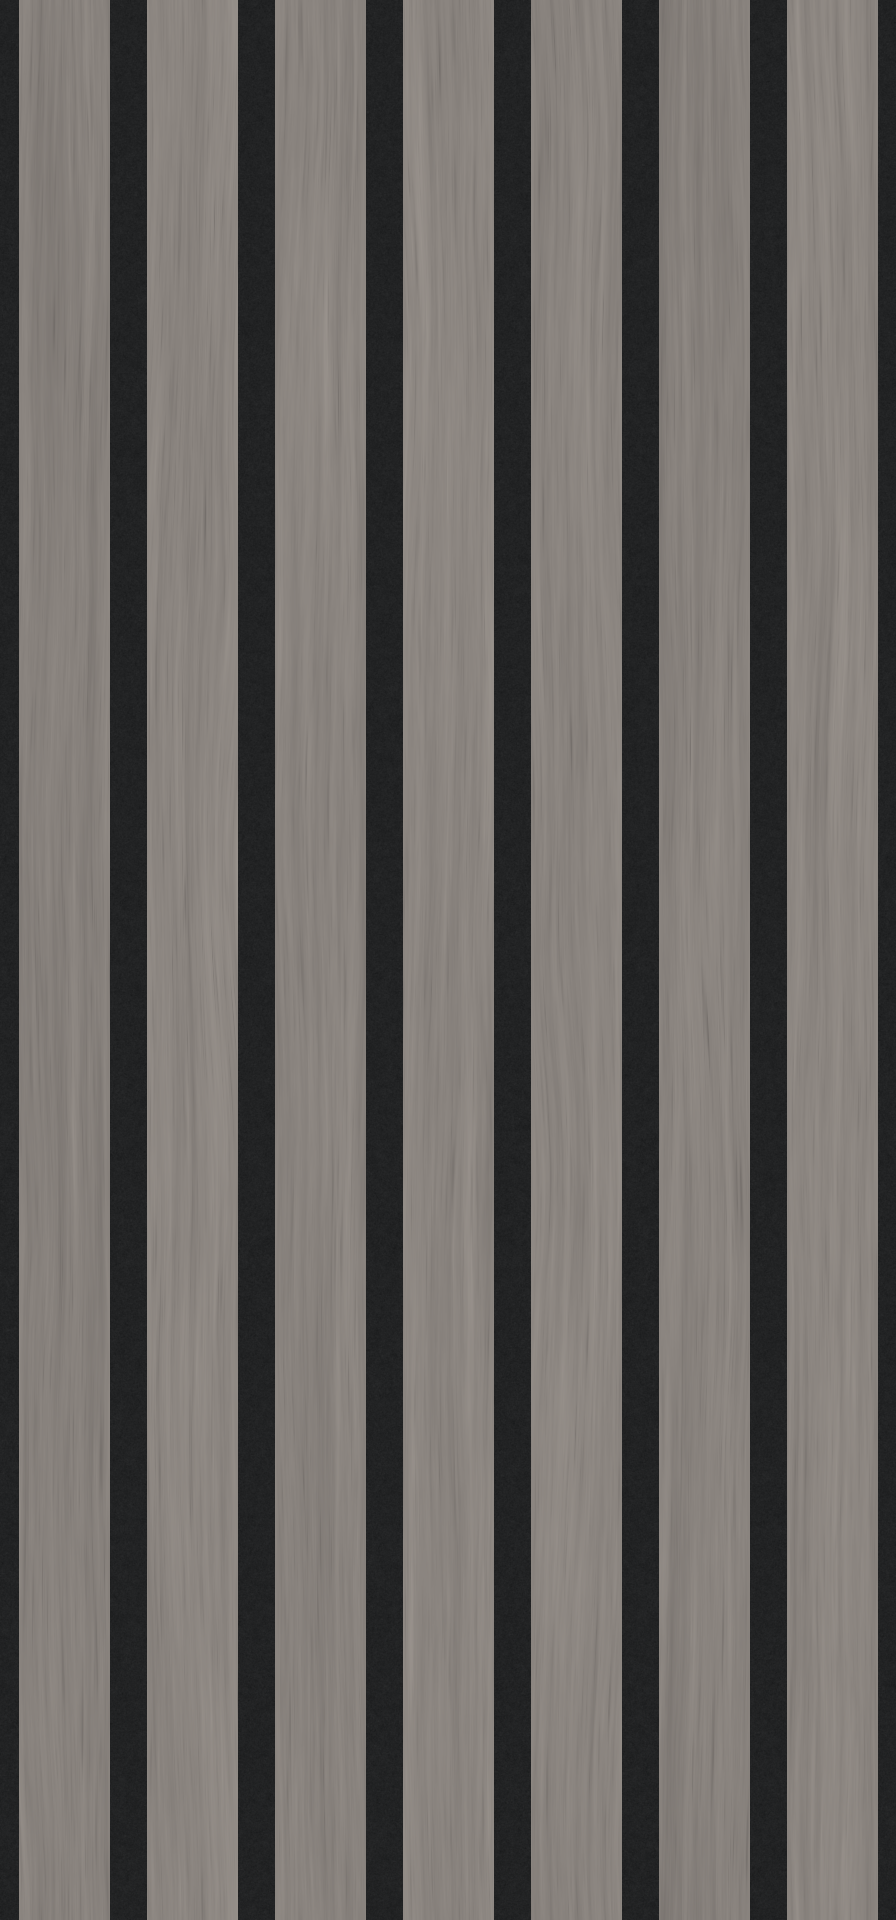

Reproduce this figure in Python.
import json
from pathlib import Path

import numpy as np
from PIL import Image, ImageDraw
from scipy.ndimage import gaussian_filter, map_coordinates

ROOT = Path(__file__).resolve().parent
rng = np.random.default_rng(2718)
W, H = 896, 1920
FACE, GAP, COUNT = 1.20, 0.49, 7
PITCH = FACE + GAP
WIDTH, HEIGHT = COUNT * PITCH, 25.35
DX, DY = WIDTH / W, HEIGHT / H


def field(sy, sx):
    a = gaussian_filter(rng.normal(size=(H, W)), (sy, sx), mode='wrap')
    return a / a.std()


def save(name, a):
    Image.fromarray(np.uint8(np.clip(a, 0, 255))).save(ROOT / name)


# All filters and coordinate warps wrap, including at the grain's vertical join.
y, x = np.mgrid[:H, :W]
u = x * DX
phase = (u - GAP / 2) % PITCH
face = phase < FACE
edge_distance = np.minimum(phase, FACE - phase)
groove_distance = np.minimum(phase - FACE, PITCH - phase)
height = np.where(face, 9 / 25.4, 9 / 25.4 - np.maximum(groove_distance, 0) * (6.2 / 25.4) / (GAP / 2))

warp = field(95, 19) * 2.5 + field(240, 65) * 3.3
coords = np.array([y, (x + warp) % W])
fibers = map_coordinates(field(26, 0.55), coords, order=1, mode='grid-wrap')
fine = map_coordinates(field(8, 0.35), coords, order=1, mode='grid-wrap')
long_grain = map_coordinates(field(130, 2.1), coords, order=1, mode='grid-wrap')
broad = field(170, 12)
pores = np.maximum(-fibers - 0.85, 0) ** 1.25
variation = 2.7 * long_grain + 1.7 * fibers + 0.9 * fine + 1.8 * broad - 3.2 * pores
slat_id = np.floor((u - GAP / 2) / PITCH).astype(int) % COUNT
tones = np.array([-1.8, 2.0, -0.6, 3.0, 0.7, -2.3, 1.2])[slat_id]

source = np.asarray(Image.open(ROOT / 'main.jpg').convert('RGB'), dtype=float)
patch = source[360:390, 1000:1250]
wood_color = np.median(patch.reshape(-1, 3), axis=0)
wood = wood_color + (variation + tones)[..., None] * np.array([1.0, 0.97, 0.92])
felt_noise = 1.8 * field(0.55, 0.55) + 0.65 * field(2.5, 2.5)
felt = np.array([34, 35, 36]) + felt_noise[..., None]
albedo = np.where(face[..., None], wood, felt)
save('texture.png', albedo)

height += np.where(face, (0.00032 * fibers + 0.0002 * fine - 0.00025 * pores), 0.00032 * felt_noise)
height = gaussian_filter(height, (0.35, 0.5), mode='wrap')
dhdx = (np.roll(height, -1, axis=1) - np.roll(height, 1, axis=1)) / (2 * DX)
dhdy = (np.roll(height, -1, axis=0) - np.roll(height, 1, axis=0)) / (2 * DY)
# Image rows point down; OpenGL tangent Y points up.
normal = np.stack([-dhdx, dhdy, np.ones_like(height)], axis=-1)
normal /= np.linalg.norm(normal, axis=-1, keepdims=True)
save('normal.png', (normal * 0.5 + 0.5) * 255 + 0.5)

metadata = {
    'repeatWidthIn': WIDTH,
    'repeatHeightIn': HEIGHT,
    'depthIn': 9 / 25.4,
    'note': 'Manufacturer specs override photo estimates: seven 1.20 in faces with 0.49 in 90-degree V-grooves on a 1.69 in pitch, 6.2 mm groove depth and 9 mm total coreless veneer/felt depth; these stated widths sum to an 11.83 in repeat versus the rounded 11.80 in panel listing. Grey oak tone is sampled from main.jpg, with procedural grain and black felt; the tile covers seven pitches by 25.35 in with half-grooves at the horizontal boundaries.'
}
(ROOT / 'texture.json').write_text(json.dumps(metadata, indent=2) + '\n')

light = np.array([-0.48, 0.58, 0.66])
light /= np.linalg.norm(light)
illumination = 0.35 + 0.65 * np.maximum(0, normal @ light)
shaded = albedo * illumination[..., None]
thumb = (336, 720)
color_tile = Image.fromarray(np.uint8(np.clip(albedo, 0, 255))).resize(thumb, Image.Resampling.LANCZOS)
shade_tile = Image.fromarray(np.uint8(np.clip(shaded, 0, 255))).resize(thumb, Image.Resampling.LANCZOS)
preview = Image.new('RGB', (2040, 2200), '#ddddda')
for row in range(3):
    for col in range(3):
        preview.paste(color_tile, (col * thumb[0], 40 + row * thumb[1]))
        preview.paste(shade_tile, (1032 + col * thumb[0], 40 + row * thumb[1]))
draw = ImageDraw.Draw(preview)
draw.text((12, 12), 'ALBEDO / 3 x 3 tiles', fill='#222222')
draw.text((1044, 12), 'NORMAL-LIT / upper-left light / 3 x 3 tiles', fill='#222222')
preview.save(ROOT / 'preview.png')

assert abs(W / H - WIDTH / HEIGHT) < 1e-12
assert np.isfinite(normal).all()
print(json.dumps(metadata, indent=2))
print('Saved texture.png, normal.png and preview.png; 896 x 1920 maps, seven pitches, exact physical pixel aspect.')
